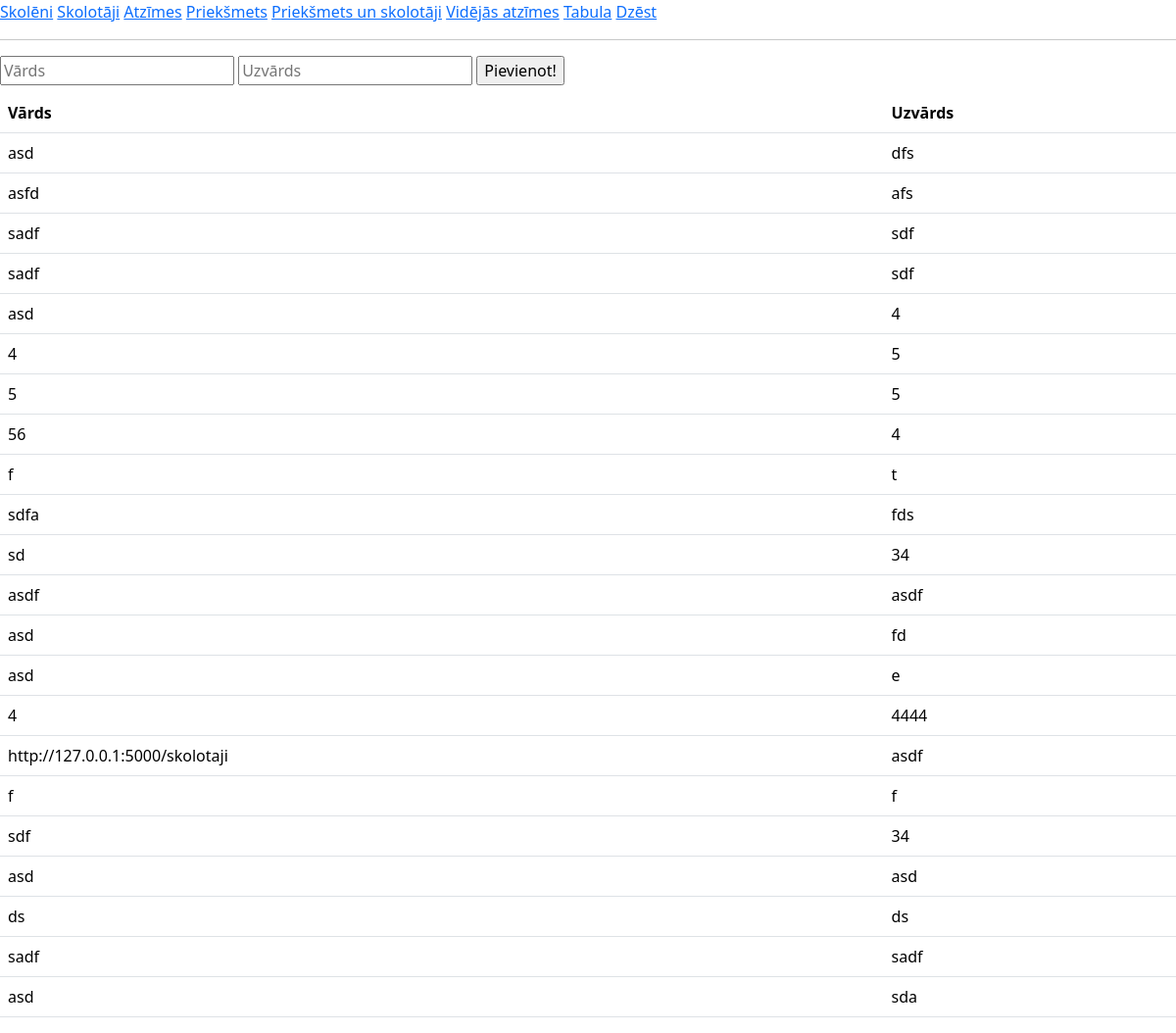
The app's page /, older data.
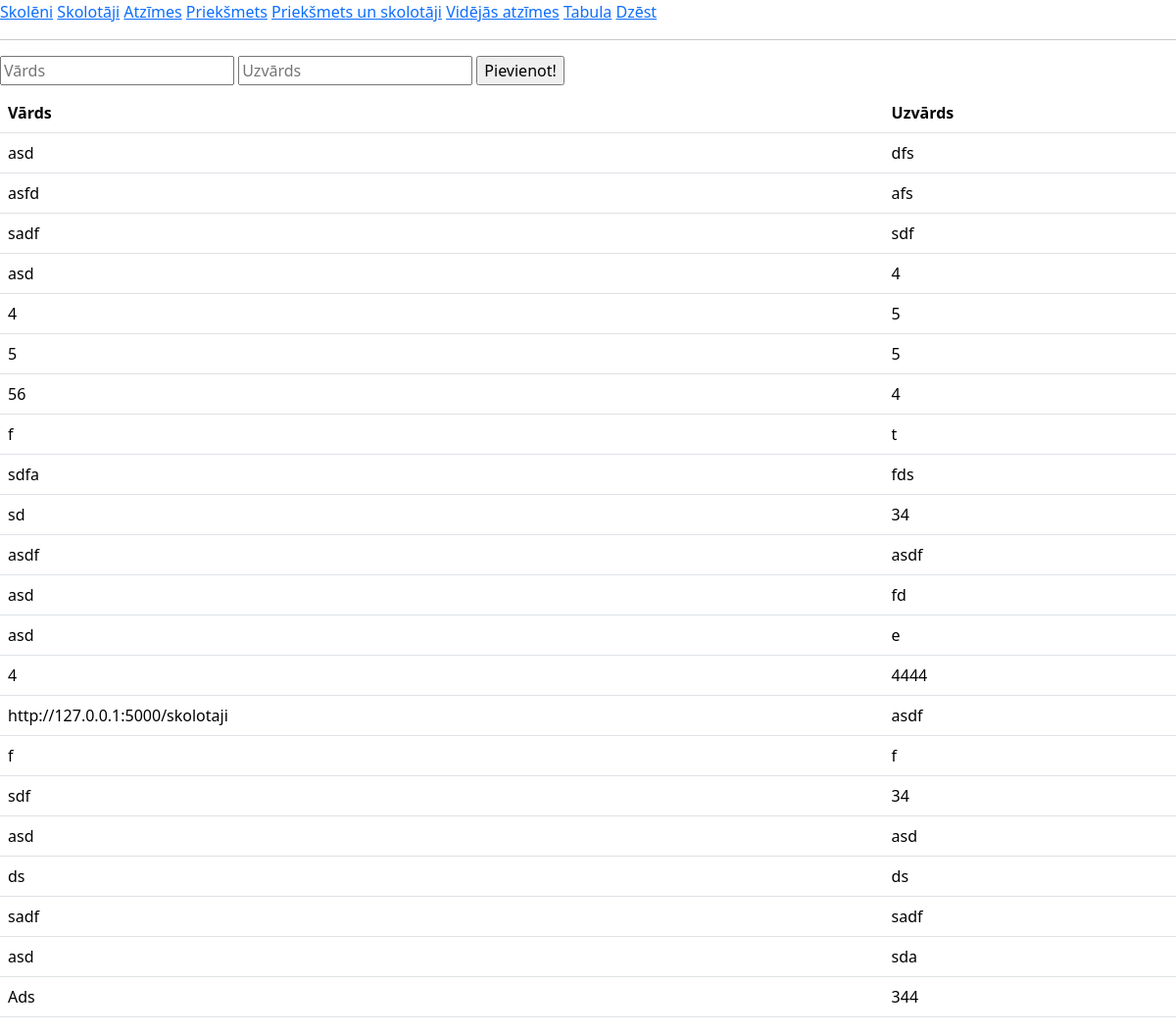
The same page, newer data.
### tables this page shows
CREATE TABLE skoleni(
        id INTEGER PRIMARY KEY AUTOINCREMENT,
        vards TEXT NOT NULL,
        uzvards TEXT NOT NULL
        );

### main.py (the view, shortened to what this page needs)
@app.route("/", methods=["POST", "GET"])
def skoleni():
    skolenu_db = iegut_skolenus()
    print(skolenu_db)
    return render_template("skoleni.html", aizsutitais = "", skoleni = skolenu_db)

### dati.py (called while the page is built)
def iegut_skolenus():
    cur = conn.cursor()
    cur.execute(
        f"""
        SELECT vards, uzvards FROM skoleni
        """
    )
    conn.commit()
    dati = cur.fetchall()
    return dati

### templates/skoleni.html (shortened to what this page needs)
<!DOCTYPE html>
<html lang="lv">
    <head>
      <link href="https://cdn.jsdelivr.net/npm/bootstrap@5.3.3/dist/css/bootstrap.min.css" rel="stylesheet">
    </head>
    <body>
        <a href="/">Skolēni</a>
        <a href = "/skolotaji">Skolotāji</a>
        <a href = "/atzimes">Atzīmes</a>
        <a href = "/prieksmeti">Priekšmets</a>
        <a href = "/prieksmetiunskolotaji">Priekšmets un skolotāji</a>
        <a href = "/vidatzimes">Vidējās atzīmes</a>
        <a href = "/tabula">Tabula</a>
        <a href = "/dzest">Dzēst</a>
        <hr>
        {% block saturs %}
        <form method="post">
            <input type="text" id="vards" name="vards" placeholder="Vārds">
            <input type="text" id="uzvards" name="uzvards" placeholder="Uzvārds">
            <input type="submit" value="Pievienot!">
        </form>
        <table class="table">
            <tr>
              <th>Vārds</th>
              <th>Uzvārds</th>
            </tr>
            {% for viens in skoleni %}
            <tr>
              <td>{{viens[0]}}</td>
              <td>{{viens[1]}}</td>
            </tr>
            {% endfor %}
          </table>
        {% endblock %}
    </body>
</html>

Row changes from the older to the newer data that the page shows:
removed skoleni: vards "sadf", uzvards "sdf"
added skoleni: vards "Ads", uzvards "344"
